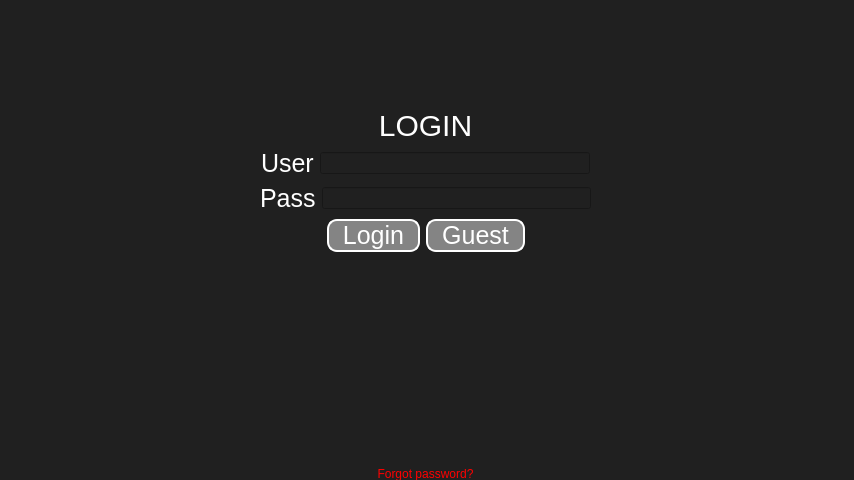
<?xml version="1.0" encoding="UTF-8"?>
<ui version="4.0">
 <class>Form</class>
 <widget class="QWidget" name="Form">
  <property name="geometry">
   <rect>
    <x>0</x>
    <y>0</y>
    <width>854</width>
    <height>480</height>
   </rect>
  </property>
  <property name="windowTitle">
   <string>Form</string>
  </property>
  <property name="styleSheet">
   <string notr="true">QWidget { background-color: rgb(32,32,32); }</string>
  </property>
  <widget class="QWidget" name="verticalLayoutWidget_2">
   <property name="geometry">
    <rect>
     <x>-10</x>
     <y>-10</y>
     <width>871</width>
     <height>491</height>
    </rect>
   </property>
   <layout class="QVBoxLayout" name="parentVLayout_2">
    <item>
     <layout class="QVBoxLayout" name="parentVLayout">
      <item>
       <spacer name="verticalSpacer_2">
        <property name="orientation">
         <enum>Qt::Vertical</enum>
        </property>
        <property name="sizeHint" stdset="0">
         <size>
          <width>20</width>
          <height>128</height>
         </size>
        </property>
       </spacer>
      </item>
      <item>
       <widget class="QLabel" name="loginLabel">
        <property name="styleSheet">
         <string notr="true">QLabel{
color:rgb(255,255,255);
font-size: 30px;
}</string>
        </property>
        <property name="text">
         <string>LOGIN</string>
        </property>
        <property name="alignment">
         <set>Qt::AlignCenter</set>
        </property>
       </widget>
      </item>
      <item>
       <layout class="QHBoxLayout" name="userFieldHLayout">
        <item>
         <spacer name="userLeftSpacer">
          <property name="orientation">
           <enum>Qt::Horizontal</enum>
          </property>
          <property name="sizeHint" stdset="0">
           <size>
            <width>40</width>
            <height>20</height>
           </size>
          </property>
         </spacer>
        </item>
        <item>
         <widget class="QLabel" name="userLabel">
          <property name="styleSheet">
           <string notr="true">QLabel{
color:rgb(255,255,255);
font-size: 25px;
}</string>
          </property>
          <property name="text">
           <string>User</string>
          </property>
         </widget>
        </item>
        <item>
         <widget class="QLineEdit" name="userLineField"/>
        </item>
        <item>
         <spacer name="userRightSpacer">
          <property name="orientation">
           <enum>Qt::Horizontal</enum>
          </property>
          <property name="sizeHint" stdset="0">
           <size>
            <width>40</width>
            <height>20</height>
           </size>
          </property>
         </spacer>
        </item>
       </layout>
      </item>
      <item>
       <layout class="QHBoxLayout" name="passwordFieldHLayout">
        <item>
         <spacer name="passLeftSpacer">
          <property name="orientation">
           <enum>Qt::Horizontal</enum>
          </property>
          <property name="sizeHint" stdset="0">
           <size>
            <width>40</width>
            <height>20</height>
           </size>
          </property>
         </spacer>
        </item>
        <item>
         <widget class="QLabel" name="passLabel">
          <property name="styleSheet">
           <string notr="true">QLabel{
color:rgb(255,255,255);
font-size: 25px;
}</string>
          </property>
          <property name="text">
           <string>Pass</string>
          </property>
         </widget>
        </item>
        <item>
         <widget class="QLineEdit" name="passLineField">
          <property name="echoMode">
           <enum>QLineEdit::Password</enum>
          </property>
         </widget>
        </item>
        <item>
         <spacer name="passRightSpacer">
          <property name="orientation">
           <enum>Qt::Horizontal</enum>
          </property>
          <property name="sizeHint" stdset="0">
           <size>
            <width>40</width>
            <height>20</height>
           </size>
          </property>
         </spacer>
        </item>
       </layout>
      </item>
      <item>
       <layout class="QHBoxLayout" name="horizontalLayout_2">
        <item>
         <spacer name="horizontalSpacer">
          <property name="orientation">
           <enum>Qt::Horizontal</enum>
          </property>
          <property name="sizeHint" stdset="0">
           <size>
            <width>40</width>
            <height>20</height>
           </size>
          </property>
         </spacer>
        </item>
        <item>
         <widget class="QPushButton" name="loginButton">
          <property name="styleSheet">
           <string notr="true">QPushButton{
border-style: outset;
border-width: 2px;
border-radius: 10px;
font-size: 25px;
background-color: rgb(132,132,132);
color: rgb(255,255,255);
}</string>
          </property>
          <property name="text">
           <string>  Login  </string>
          </property>
         </widget>
        </item>
        <item>
         <widget class="QPushButton" name="guestButton">
          <property name="styleSheet">
           <string notr="true">QPushButton{
border-style: outset;
border-width: 2px;
    border-radius: 10px;
background-color: rgb(132,132,132);
font-size: 25px;
color: rgb(255,255,255);
}</string>
          </property>
          <property name="text">
           <string>  Guest  </string>
          </property>
         </widget>
        </item>
        <item>
         <spacer name="horizontalSpacer_3">
          <property name="orientation">
           <enum>Qt::Horizontal</enum>
          </property>
          <property name="sizeHint" stdset="0">
           <size>
            <width>40</width>
            <height>20</height>
           </size>
          </property>
         </spacer>
        </item>
       </layout>
      </item>
     </layout>
    </item>
    <item>
     <widget class="QLabel" name="labelInfo">
      <property name="styleSheet">
       <string notr="true">QLabel{
color:rgb(255,255,255);
}</string>
      </property>
      <property name="text">
       <string/>
      </property>
      <property name="alignment">
       <set>Qt::AlignCenter</set>
      </property>
     </widget>
    </item>
    <item>
     <spacer name="verticalSpacer">
      <property name="orientation">
       <enum>Qt::Vertical</enum>
      </property>
      <property name="sizeHint" stdset="0">
       <size>
        <width>20</width>
        <height>198</height>
       </size>
      </property>
     </spacer>
    </item>
    <item>
     <widget class="QPushButton" name="forgotPassButton">
      <property name="styleSheet">
       <string notr="true">QPushButton{
	border-style: outset;
	background-color: rgb(32,32,32);
	border-width: 0px;
	color: red;
}</string>
      </property>
      <property name="text">
       <string>Forgot password?</string>
      </property>
     </widget>
    </item>
   </layout>
  </widget>
 </widget>
 <resources/>
 <connections/>
</ui>
